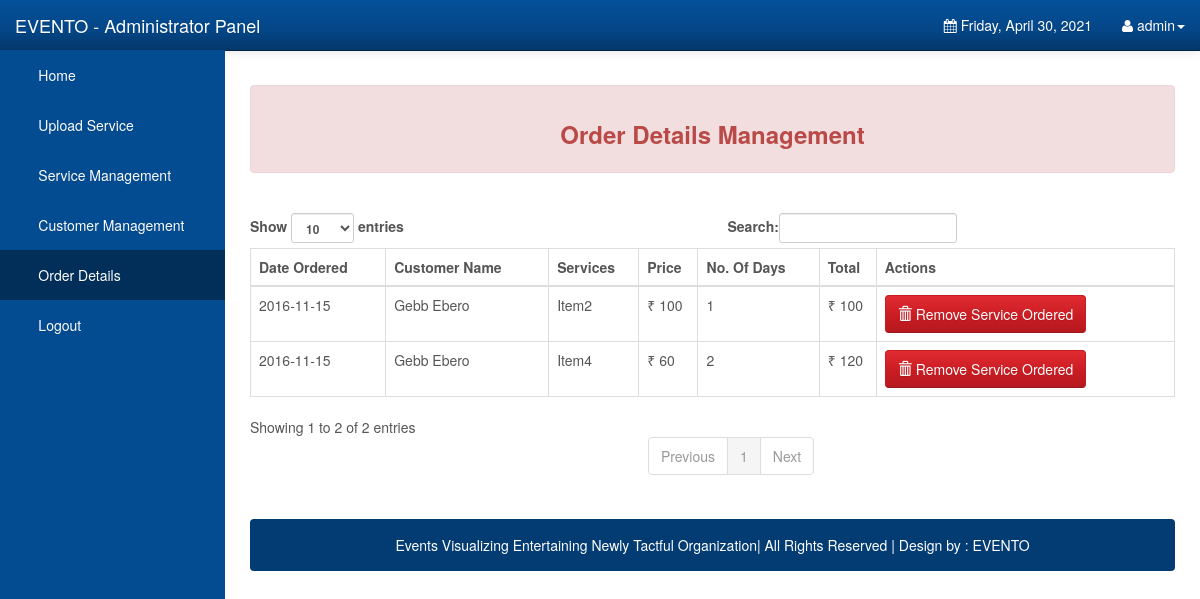
The app's page /Admin/orderdetails.php (signed in) with its own data.
### tables this page shows
CREATE TABLE `orderdetails` (
  `order_id` int(10) unsigned NOT NULL AUTO_INCREMENT,
  `user_id` int(11) NOT NULL DEFAULT '0',
  `order_name` varchar(1000) NOT NULL DEFAULT '',
  `order_price` double NOT NULL DEFAULT '0',
  `order_quantity` int(10) unsigned NOT NULL DEFAULT '0',
  `order_total` double NOT NULL DEFAULT '0',
  `order_status` varchar(45) NOT NULL DEFAULT '',
  `order_date` date NOT NULL DEFAULT '0000-00-00',
  PRIMARY KEY (`order_id`),
  KEY `FK_orderdetails_1` (`user_id`),
  CONSTRAINT `FK_orderdetails_1` FOREIGN KEY (`user_id`) REFERENCES `users` (`user_id`) ON DELETE CASCADE ON UPDATE CASCADE
);

CREATE TABLE `users` (
  `user_id` int(11) NOT NULL AUTO_INCREMENT,
  `user_email` varchar(1000) NOT NULL,
  `user_password` varchar(1000) NOT NULL,
  `user_firstname` varchar(1000) NOT NULL,
  `user_lastname` varchar(1000) NOT NULL,
  `user_address` varchar(1000) NOT NULL,
  PRIMARY KEY (`user_id`)
);

### Admin/orderdetails.php (the view, shortened to what this page needs)
<!DOCTYPE html>
<html lang="en">
<head>
    <link rel="stylesheet" type="text/css" href="bootstrap/css/bootstrap.min.css" />
    <link rel="stylesheet" type="text/css" href="font-awesome/css/font-awesome.min.css" />
    <link rel="stylesheet" type="text/css" href="css/local.css" />
</head>
<body>
    <div id="wrapper">
        <nav class="navbar navbar-inverse navbar-fixed-top" role="navigation">
            <div class="navbar-header">
                <a class="navbar-brand" href="index.php">EVENTO - Administrator Panel</a>
            </div>
            <div class="collapse navbar-collapse navbar-ex1-collapse">
                <ul class="nav navbar-nav side-nav">
                    <li><a href="index.php"> &nbsp; &nbsp; &nbsp; Home</a></li>
					<li><a data-toggle="modal" data-target="#uploadModal"> &nbsp; &nbsp; &nbsp; Upload Service</a></li>
					<li><a href="items.php"> &nbsp; &nbsp; &nbsp; Service Management</a></li>
					<li><a href="customers.php"> &nbsp; &nbsp; &nbsp; Customer Management</a></li>
					<li class="active"><a href="orderdetails.php"> &nbsp; &nbsp; &nbsp; Order Details</a></li>
					<li><a href="logout.php"> &nbsp; &nbsp; &nbsp; Logout</a></li>
                </ul>
                <ul class="nav navbar-nav navbar-right navbar-user">
                    <li class="dropdown messages-dropdown">
                        <a href="#"><i class="fa fa-calendar"></i>  <?php
                            $Today=date('y:m:d');
                            $new=date('l, F d, Y',strtotime($Today));
                            echo $new; ?></a>
                    </li>
                     <li class="dropdown user-dropdown">
                        <a href="#" class="dropdown-toggle" data-toggle="dropdown"><i class="fa fa-user"></i> <?php   extract($_SESSION); echo $admin_username; ?><b class="caret"></b></a>
                    </li>
                </ul>
            </div>
        </nav>
        <div id="page-wrapper">
		 <div class="alert alert-danger">
                          <center> <h3><strong>Order Details Management</strong> </h3></center>
						  </div>
						  <br />
						  <div class="table-responsive">
            <table class="display table table-bordered" id="example" cellspacing="0" width="100%">
              <thead>
                <tr>
                  <th>Date Ordered</th>
                  <th>Customer Name</th>
				  <th>Services</th>
                  <th>Price</th>
				  <th>No. Of Days</th>
				  <th>Total</th>
				  <th>Actions</th>
                </tr>
              </thead>
              <tbody>
			  <?php
include("config.php");
	$stmt = $DB_con->prepare('select order_id, order_date,users.user_firstname, users.user_lastname, order_name, order_price, order_quantity, order_total from orderdetails, users where orderdetails.user_id=users.user_id and order_status="Ordered" order by order_date desc');
	$stmt->execute();
	if($stmt->rowCount() > 0)
	{
		while($row=$stmt->fetch(PDO::FETCH_ASSOC))
		{
			extract($row);
			?>
                <tr>
                 <td><?php echo $order_date; ?></td>
				 <td><?php echo $user_firstname; ?> <?php echo $user_lastname; ?></td>
				 <td><?php echo $order_name; ?></td>
				 <td>&#8377; <?php echo $order_price; ?></td>
				 <td><?php echo $order_quantity; ?></td>
				 <td>&#8377; <?php echo $order_total; ?></td>
				 <td>
				<a class="btn btn-danger" href="?delete_id=<?php echo $row['order_id']; ?>" title="click for delete" onclick="return confirm('Are you sure to remove this Service ordered?')">
				  <span class='glyphicon glyphicon-trash'></span>
				  Remove Service Ordered</a>
                  </td>
                </tr>
              <?php
		}
		echo "</tbody>";
		echo "</table>";
		echo "</div>";
		echo "<br />";
		echo '<div class="alert alert-default" style="background-color:#033c73;">
                       <p style="color:white;text-align:center;">
                       Events Visualizing Entertaining Newly Tactful Organization| All Rights Reserved |  Design by : EVENTO
						</p>
                    </div>
	</div>';
		echo "</div>";
	}
?>
</body>
</html>

### Admin/css/local.css (style rules this page uses)
#wrapper { padding-left: 0; }
#page-wrapper { width: 100%; padding: 5px 15px; }
body { font-family: "Helvetica Neue", Helvetica, Arial, sans-serif; font-size: 14px; line-height: 1.42857143; color: #555555; background-color: #ffffff; }
.btn { display: inline-block; margin-bottom: 0; font-weight: normal; text-align: center; vertical-align: middle; cursor: pointer; background-image: none; border: 1px solid transparent; white-space: nowrap; padding: 8px 12px; font-size: 14px; line-height: 1.42857143; border-radius: 4px; -webkit-user-select: none; -moz-user-select: none; -ms-user-select: none; user-select: none; }
.btn-danger { color: #ffffff; background-color: #c71c22; border-color: #c71c22; }
.navbar-inverse { background-color: #033c73; border-color: #022f5a; }
.navbar-inverse .navbar-brand { color: #ffffff; }
.navbar-inverse .navbar-nav > li > a { color: #ffffff; }
.navbar-inverse .navbar-nav > .active > a, .navbar-inverse .navbar-nav > .active > a:hover, .navbar-inverse .navbar-nav > .active > a:focus { color: #ffffff; background-color: #022f5a; }
.navbar-inverse .navbar-collapse, .navbar-inverse .navbar-form { border-color: #022a50; }
.alert-danger { background-color: #f2dede; border-color: #eed3d7; color: #b94a48; }
.navbar { background-image: -webkit-linear-gradient(#54b4eb, #2fa4e7 60%, #1d9ce5); background-image: linear-gradient(#54b4eb, #2fa4e7 60%, #1d9ce5); background-repeat: no-repeat; filter: progid:DXImageTransform.Microsoft.gradient(startColorstr='#ff54b4eb', endColorstr='#ff1d9ce5', GradientType=0); border-bottom: 1px solid #178acc; filter: none; -webkit-box-shadow: 0 1px 10px rgba(0, 0, 0, 0.1); box-shadow: 0 1px 10px rgba(0, 0, 0, 0.1); }
.navbar .navbar-nav > li > a, .navbar-brand { text-shadow: 0 1px 0 rgba(0, 0, 0, 0.1); }
.navbar-inverse { background-image: -webkit-linear-gradient(#04519b, #044687 60%, #033769); background-image: linear-gradient(#04519b, #044687 60%, #033769); background-repeat: no-repeat; filter: progid:DXImageTransform.Microsoft.gradient(startColorstr='#ff04519b', endColorstr='#ff033769', GradientType=0); filter: none; border-bottom: 1px solid #022241; }
.btn { text-shadow: 0 1px 0 rgba(0, 0, 0, 0.1); }
.btn-danger { background-image: -webkit-linear-gradient(#e12b31, #c71c22 60%, #b5191f); background-image: linear-gradient(#e12b31, #c71c22 60%, #b5191f); background-repeat: no-repeat; filter: progid:DXImageTransform.Microsoft.gradient(startColorstr='#ffe12b31', endColorstr='#ffb5191f', GradientType=0); filter: none; border-bottom: 1px solid #9a161a; }
.clearfix:before, .clearfix:after, .container:before, .container:after, .container-fluid:before, .container-fluid:after, .row:before, .row:after, .form-horizontal .form-group:before, .form-horizontal .form-group:after, .btn-toolbar:before, .btn-toolbar:after, .btn-group-vertical > .btn-group:before, .btn-group-vertical > .btn-group:after, .nav:before, .nav:after, .navbar:before, .navbar:after, .navbar-header:before, .navbar-header:after, .navbar-collapse:before, .navbar-collapse:after, .pager:before, .pager:after, .panel-body:before, .panel-body:after, .modal-footer:before, .modal-footer:after { content: " "; display: table; }
.clearfix:after, .container:after, .container-fluid:after, .row:after, .form-horizontal .form-group:after, .btn-toolbar:after, .btn-group-vertical > .btn-group:after, .nav:after, .navbar:after, .navbar-header:after, .navbar-collapse:after, .pager:after, .panel-body:after, .modal-footer:after { clear: both; }
a { color: #2fa4e7; text-decoration: none; }
@media (min-width:768px) { #wrapper { padding-left: 225px; } }
@media (min-width:768px) { #page-wrapper { padding: 15px 25px; } }
@media (min-width:768px) { .side-nav { margin-left: -225px; left: 225px; width: 225px; position: fixed; top: 50px; height: 100%; border-radius: 0; border: none; background-color: #044C92; overflow-y: auto; } }
@media (min-width:768px) { .side-nav>li>a { width: 225px; } }
@media (min-width:768px) { .navbar-collapse { padding-left: 15px !important; padding-right: 15px !important; } }

### records on screen
orderdetails: order_date "2016-11-15", user.user_firstname "Gebb", user.user_lastname "Ebero", order_name "Item2", order_price "100", order_quantity "1", order_total "100"
orderdetails: order_date "2016-11-15", user.user_firstname "Gebb", user.user_lastname "Ebero", order_name "Item4", order_price "60", order_quantity "2", order_total "120"

### other values on screen
$admin_username "admin"
